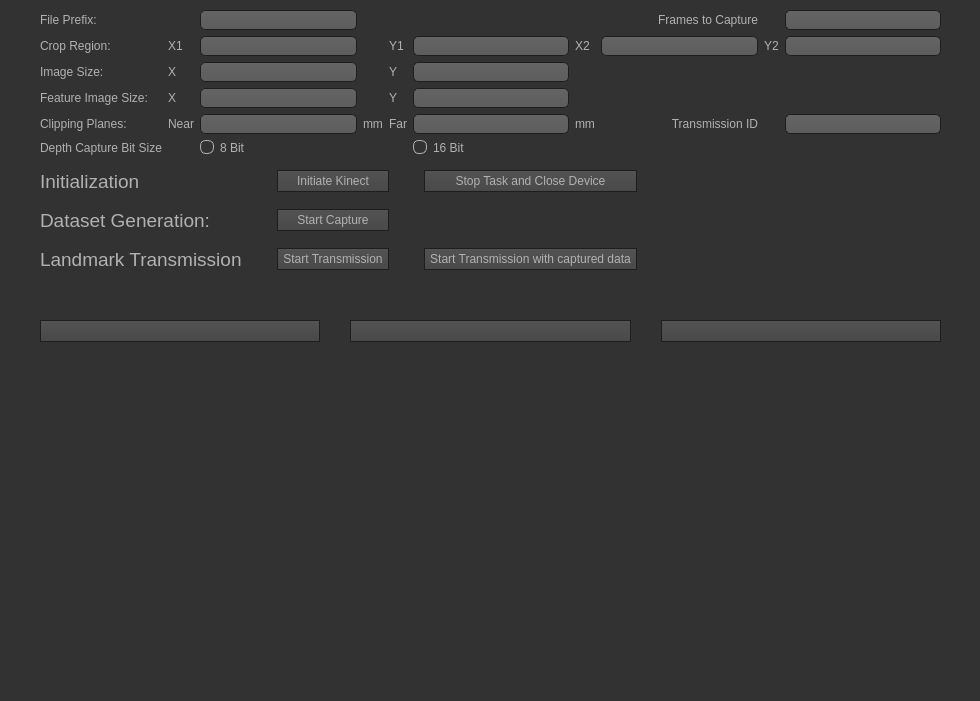
 <widget class="QDialog" name="RGBDCaptureForGANWindow">
  <property name="geometry">
   <rect>
    <x>0</x>
    <y>0</y>
    <width>980</width>
    <height>701</height>
   </rect>
  </property>
  <property name="windowTitle">
   <string>Network Settings</string>
  </property>
  <property name="styleSheet">
   <string notr="true">QToolTip
{
     border: 1px solid black;
     background-color: #ffa02f;
     padding: 1px;
     border-radius: 3px;
     opacity: 100;
}

QWidget
{
    color: #b1b1b1;
    background-color: #323232;
}

QWidget:item:hover
{
    background-color: QLinearGradient( x1: 0, y1: 0, x2: 0, y2: 1, stop: 0 #ffa02f, stop: 1 #ca0619);
    color: #000000;
}

QWidget:item:selected
{
    background-color: QLinearGradient( x1: 0, y1: 0, x2: 0, y2: 1, stop: 0 #ffa02f, stop: 1 #d7801a);
}

QMenuBar::item
{
    background: transparent;
}

QMenuBar::item:selected
{
    background: transparent;
    border: 1px solid #ffaa00;
}

QMenuBar::item:pressed
{
    background: #444;
    border: 1px solid #000;
    background-color: QLinearGradient(
        x1:0, y1:0,
        x2:0, y2:1,
        stop:1 #212121,
        stop:0.4 #343434/*,
        stop:0.2 #343434,
        stop:0.1 #ffaa00*/
    );
    margin-bottom:-1px;
    padding-bottom:1px;
}

QMenu
{
    border: 1px solid #000;
}

QMenu::item
{
    padding: 2px 20px 2px 20px;
}

QMenu::item:selected
{
    color: #000000;
}

QWidget:disabled
{
    color: #b1b1b1;
    background-color: #323232;
}

QAbstractItemView
{
    background-color: QLinearGradient( x1: 0, y1: 0, x2: 0, y2: 1, stop: 0 #4d4d4d, stop: 0.1 #646464, stop: 1 #5d5d5d);
}

QWidget:focus
{
    /*border: 2px solid QLinearGradient( x1: 0, y1: 0, x2: 0, y2: 1, stop: 0 #ffa02f, stop: 1 #d7801a);*/
}

QLineEdit
{
    background-color: QLinearGradient( x1: 0, y1: 0, x2: 0, y2: 1, stop: 0 #4d4d4d, stop: 0 #646464, stop: 1 #5d5d5d);
    padding: 1px;
    border-style: solid;
    border: 1px solid #1e1e1e;
    border-radius: 5;
}

QPushButton
{
    color: #b1b1b1;
    background-color: QLinearGradient( x1: 0, y1: 0, x2: 0, y2: 1, stop: 0 #565656, stop: 0.1 #525252, stop: 0.5 #4e4e4e, stop: 0.9 #4a4a4a, stop: 1 #464646);
    border-width: 1px;
    border-color: #1e1e1e;
    border-style: solid;
    border-radius: 0;
    padding: 3px;
    font-size: 12px;
    padding-left: 5px;
    padding-right: 5px;
}

QPushButton:pressed
{
    background-color: QLinearGradient( x1: 0, y1: 0, x2: 0, y2: 1, stop: 0 #2d2d2d, stop: 0.1 #2b2b2b, stop: 0.5 #292929, stop: 0.9 #282828, stop: 1 #252525);
}

QComboBox
{
    selection-background-color: #ffaa00;
    background-color: QLinearGradient( x1: 0, y1: 0, x2: 0, y2: 1, stop: 0 #565656, stop: 0.1 #525252, stop: 0.5 #4e4e4e, stop: 0.9 #4a4a4a, stop: 1 #464646);
    border-style: solid;
    border: 1px solid #1e1e1e;
    border-radius: 5;
}

QComboBox:hover,QPushButton:hover
{
    border: 2px solid QLinearGradient( x1: 0, y1: 0, x2: 0, y2: 1, stop: 0 #ffa02f, stop: 1 #d7801a);
}


QComboBox:on
{
    padding-top: 3px;
    padding-left: 4px;
    background-color: QLinearGradient( x1: 0, y1: 0, x2: 0, y2: 1, stop: 0 #2d2d2d, stop: 0.1 #2b2b2b, stop: 0.5 #292929, stop: 0.9 #282828, stop: 1 #252525);
    selection-background-color: #ffaa00;
}

QComboBox QAbstractItemView
{
    border: 2px solid darkgray;
    selection-background-color: QLinearGradient( x1: 0, y1: 0, x2: 0, y2: 1, stop: 0 #ffa02f, stop: 1 #d7801a);
}

QComboBox::drop-down
{
     subcontrol-origin: padding;
     subcontrol-position: top right;
     width: 15px;

     border-left-width: 0px;
     border-left-color: darkgray;
     border-left-style: solid; /* just a single line */
     border-top-right-radius: 3px; /* same radius as the QComboBox */
     border-bottom-right-radius: 3px;
 }

QComboBox::down-arrow
{
     image: url(:/down_arrow.png);
}

QGroupBox:focus
{
border: 2px solid QLinearGradient( x1: 0, y1: 0, x2: 0, y2: 1, stop: 0 #ffa02f, stop: 1 #d7801a);
}

QTextEdit:focus
{
    border: 2px solid QLinearGradient( x1: 0, y1: 0, x2: 0, y2: 1, stop: 0 #ffa02f, stop: 1 #d7801a);
}

QScrollBar:horizontal {
     border: 1px solid #222222;
     background: QLinearGradient( x1: 0, y1: 0, x2: 0, y2: 1, stop: 0.0 #121212, stop: 0.2 #282828, stop: 1 #484848);
     height: 7px;
     margin: 0px 16px 0 16px;
}

QScrollBar::handle:horizontal
{
      background: QLinearGradient( x1: 0, y1: 0, x2: 1, y2: 0, stop: 0 #ffa02f, stop: 0.5 #d7801a, stop: 1 #ffa02f);
      min-height: 20px;
      border-radius: 2px;
}

QScrollBar::add-line:horizontal {
      border: 1px solid #1b1b19;
      border-radius: 2px;
      background: QLinearGradient( x1: 0, y1: 0, x2: 1, y2: 0, stop: 0 #ffa02f, stop: 1 #d7801a);
      width: 14px;
      subcontrol-position: right;
      subcontrol-origin: margin;
}

QScrollBar::sub-line:horizontal {
      border: 1px solid #1b1b19;
      border-radius: 2px;
      background: QLinearGradient( x1: 0, y1: 0, x2: 1, y2: 0, stop: 0 #ffa02f, stop: 1 #d7801a);
      width: 14px;
     subcontrol-position: left;
     subcontrol-origin: margin;
}

QScrollBar::right-arrow:horizontal, QScrollBar::left-arrow:horizontal
{
      border: 1px solid black;
      width: 1px;
      height: 1px;
      background: white;
}

QScrollBar::add-page:horizontal, QScrollBar::sub-page:horizontal
{
      background: none;
}

QScrollBar:vertical
{
      background: QLinearGradient( x1: 0, y1: 0, x2: 1, y2: 0, stop: 0.0 #121212, stop: 0.2 #282828, stop: 1 #484848);
      width: 7px;
      margin: 16px 0 16px 0;
      border: 1px solid #222222;
}

QScrollBar::handle:vertical
{
      background: QLinearGradient( x1: 0, y1: 0, x2: 0, y2: 1, stop: 0 #ffa02f, stop: 0.5 #d7801a, stop: 1 #ffa02f);
      min-height: 20px;
      border-radius: 2px;
}

QScrollBar::add-line:vertical
{
      border: 1px solid #1b1b19;
      border-radius: 2px;
      background: QLinearGradient( x1: 0, y1: 0, x2: 0, y2: 1, stop: 0 #ffa02f, stop: 1 #d7801a);
      height: 14px;
      subcontrol-position: bottom;
      subcontrol-origin: margin;
}

QScrollBar::sub-line:vertical
{
      border: 1px solid #1b1b19;
      border-radius: 2px;
      background: QLinearGradient( x1: 0, y1: 0, x2: 0, y2: 1, stop: 0 #d7801a, stop: 1 #ffa02f);
      height: 14px;
      subcontrol-position: top;
      subcontrol-origin: margin;
}

QScrollBar::up-arrow:vertical, QScrollBar::down-arrow:vertical
{
      border: 1px solid black;
      width: 1px;
      height: 1px;
      background: white;
}


QScrollBar::add-page:vertical, QScrollBar::sub-page:vertical
{
      background: none;
}

QTextEdit
{
    background-color: #242424;
}

QPlainTextEdit
{
    background-color: #242424;
}

QHeaderView::section
{
    background-color: QLinearGradient(x1:0, y1:0, x2:0, y2:1, stop:0 #616161, stop: 0.5 #505050, stop: 0.6 #434343, stop:1 #656565);
    color: white;
    padding-left: 4px;
    border: 1px solid #6c6c6c;
}

QCheckBox:disabled
{
color: #414141;
}

QDockWidget::title
{
    text-align: center;
    spacing: 3px; /* spacing between items in the tool bar */
    background-color: QLinearGradient(x1:0, y1:0, x2:0, y2:1, stop:0 #323232, stop: 0.5 #242424, stop:1 #323232);
}

QDockWidget::close-button, QDockWidget::float-button
{
    text-align: center;
    spacing: 1px; /* spacing between items in the tool bar */
    background-color: QLinearGradient(x1:0, y1:0, x2:0, y2:1, stop:0 #323232, stop: 0.5 #242424, stop:1 #323232);
}

QDockWidget::close-button:hover, QDockWidget::float-button:hover
{
    background: #242424;
}

QDockWidget::close-button:pressed, QDockWidget::float-button:pressed
{
    padding: 1px -1px -1px 1px;
}

QMainWindow::separator
{
    background-color: QLinearGradient(x1:0, y1:0, x2:0, y2:1, stop:0 #161616, stop: 0.5 #151515, stop: 0.6 #212121, stop:1 #343434);
    color: white;
    padding-left: 4px;
    border: 1px solid #4c4c4c;
    spacing: 3px; /* spacing between items in the tool bar */
}

QMainWindow::separator:hover
{

    background-color: QLinearGradient(x1:0, y1:0, x2:0, y2:1, stop:0 #d7801a, stop:0.5 #b56c17 stop:1 #ffa02f);
    color: white;
    padding-left: 4px;
    border: 1px solid #6c6c6c;
    spacing: 3px; /* spacing between items in the tool bar */
}

QToolBar::handle
{
     spacing: 3px; /* spacing between items in the tool bar */
     background: url(:/images/handle.png);
}

QMenu::separator
{
    height: 2px;
    background-color: QLinearGradient(x1:0, y1:0, x2:0, y2:1, stop:0 #161616, stop: 0.5 #151515, stop: 0.6 #212121, stop:1 #343434);
    color: white;
    padding-left: 4px;
    margin-left: 10px;
    margin-right: 5px;
}

QProgressBar
{
    border: 2px solid grey;
    border-radius: 5px;
    text-align: center;
}

QProgressBar::chunk
{
    background-color: #d7801a;
    width: 2.15px;
    margin: 0.5px;
}

QTabBar::tab {
    color: #b1b1b1;
    border: 1px solid #444;
    border-bottom-style: none;
    background-color: #323232;
    padding-left: 10px;
    padding-right: 10px;
    padding-top: 3px;
    padding-bottom: 2px;
    margin-right: -1px;
}

QTabWidget::pane {
    border: 1px solid #444;
    top: 1px;
}

QTabBar::tab:last
{
    margin-right: 0; /* the last selected tab has nothing to overlap with on the right */
    border-top-right-radius: 3px;
}

QTabBar::tab:first:!selected
{
 margin-left: 0px; /* the last selected tab has nothing to overlap with on the right */


    border-top-left-radius: 3px;
}

QTabBar::tab:!selected
{
    color: #b1b1b1;
    border-bottom-style: solid;
    margin-top: 3px;
    background-color: QLinearGradient(x1:0, y1:0, x2:0, y2:1, stop:1 #212121, stop:.4 #343434);
}

QTabBar::tab:selected
{
    border-top-left-radius: 3px;
    border-top-right-radius: 3px;
    margin-bottom: 0px;
}

QTabBar::tab:!selected:hover
{
    /*border-top: 2px solid #ffaa00;
    padding-bottom: 3px;*/
    border-top-left-radius: 3px;
    border-top-right-radius: 3px;
    background-color: QLinearGradient(x1:0, y1:0, x2:0, y2:1, stop:1 #212121, stop:0.4 #343434, stop:0.2 #343434, stop:0.1 #ffaa00);
}

QRadioButton::indicator:checked, QRadioButton::indicator:unchecked{
    color: #b1b1b1;
    background-color: #323232;
    border: 1px solid #b1b1b1;
    border-radius: 6px;
}

QRadioButton::indicator:checked
{
    background-color: qradialgradient(
        cx: 0.5, cy: 0.5,
        fx: 0.5, fy: 0.5,
        radius: 1.0,
        stop: 0.25 #ffaa00,
        stop: 0.3 #323232
    );
}

QCheckBox::indicator{
    color: #b1b1b1;
    background-color: #323232;
    border: 1px solid #b1b1b1;
    width: 9px;
    height: 9px;
}

QLabel{
	background: transparent;
}

QRadioButton::indicator
{
    border-radius: 6px;
}

QRadioButton::indicator:hover, QCheckBox::indicator:hover
{
    border: 1px solid #ffaa00;
}

QCheckBox::indicator:checked
{
    image:url(:/images/checkbox.png);
}

QCheckBox::indicator:disabled, QRadioButton::indicator:disabled
{
    border: 1px solid #444;
}</string>
  </property>
  <widget class="QWidget" name="gridLayoutWidget">
   <property name="geometry">
    <rect>
     <x>40</x>
     <y>170</y>
     <width>901</width>
     <height>142</height>
    </rect>
   </property>
   <layout class="QGridLayout" name="tasks">
    <property name="sizeConstraint">
     <enum>QLayout::SetFixedSize</enum>
    </property>
    <property name="horizontalSpacing">
     <number>35</number>
    </property>
    <property name="verticalSpacing">
     <number>16</number>
    </property>
    <item row="2" column="0">
     <widget class="QLabel" name="l_dataset">
      <property name="font">
       <font>
        <pointsize>14</pointsize>
       </font>
      </property>
      <property name="text">
       <string>Dataset Generation:</string>
      </property>
     </widget>
    </item>
    <item row="3" column="2">
     <widget class="QPushButton" name="btn_start_captured_transmission">
      <property name="text">
       <string>Start Transmission with captured data</string>
      </property>
      <property name="flat">
       <bool>false</bool>
      </property>
     </widget>
    </item>
    <item row="0" column="0">
     <widget class="QLabel" name="l_initialization">
      <property name="font">
       <font>
        <pointsize>14</pointsize>
       </font>
      </property>
      <property name="text">
       <string>Initialization</string>
      </property>
     </widget>
    </item>
    <item row="3" column="1">
     <widget class="QPushButton" name="btn_start_transmission">
      <property name="text">
       <string>Start Transmission</string>
      </property>
      <property name="flat">
       <bool>false</bool>
      </property>
     </widget>
    </item>
    <item row="3" column="0">
     <widget class="QLabel" name="l_landmark">
      <property name="font">
       <font>
        <pointsize>14</pointsize>
       </font>
      </property>
      <property name="text">
       <string>Landmark Transmission</string>
      </property>
     </widget>
    </item>
    <item row="0" column="1">
     <widget class="QPushButton" name="btn_initiate_kinect">
      <property name="font">
       <font>
        <pointsize>-1</pointsize>
       </font>
      </property>
      <property name="text">
       <string>Initiate Kinect</string>
      </property>
     </widget>
    </item>
    <item row="2" column="1">
     <widget class="QPushButton" name="btn_start_capture">
      <property name="text">
       <string>Start Capture</string>
      </property>
      <property name="flat">
       <bool>false</bool>
      </property>
     </widget>
    </item>
    <item row="0" column="2">
     <widget class="QPushButton" name="btn_stop">
      <property name="text">
       <string>Stop Task and Close Device</string>
      </property>
      <property name="flat">
       <bool>false</bool>
      </property>
     </widget>
    </item>
   </layout>
  </widget>
  <widget class="QWidget" name="gridLayoutWidget_2">
   <property name="geometry">
    <rect>
     <x>40</x>
     <y>320</y>
     <width>901</width>
     <height>331</height>
    </rect>
   </property>
   <layout class="QGridLayout" name="visualization">
    <property name="horizontalSpacing">
     <number>30</number>
    </property>
    <property name="verticalSpacing">
     <number>10</number>
    </property>
    <item row="0" column="0">
     <widget class="QPushButton" name="cb_visualizeColor">
      <property name="text">
       <string/>
      </property>
      <property name="checkable">
       <bool>true</bool>
      </property>
      <property name="checked">
       <bool>true</bool>
      </property>
     </widget>
    </item>
    <item row="1" column="2">
     <widget class="QLabel" name="feature_image">
      <property name="text">
       <string/>
      </property>
     </widget>
    </item>
    <item row="1" column="1">
     <widget class="QLabel" name="depth_image">
      <property name="text">
       <string/>
      </property>
     </widget>
    </item>
    <item row="0" column="1">
     <widget class="QPushButton" name="cb_visualizeDepth">
      <property name="text">
       <string/>
      </property>
      <property name="checkable">
       <bool>true</bool>
      </property>
      <property name="checked">
       <bool>true</bool>
      </property>
     </widget>
    </item>
    <item row="0" column="2">
     <widget class="QPushButton" name="cb_visualizeLandmarks">
      <property name="text">
       <string/>
      </property>
      <property name="checkable">
       <bool>true</bool>
      </property>
      <property name="checked">
       <bool>true</bool>
      </property>
     </widget>
    </item>
    <item row="1" column="0">
     <widget class="QLabel" name="color_Image">
      <property name="text">
       <string/>
      </property>
     </widget>
    </item>
   </layout>
  </widget>
  <widget class="QWidget" name="gridLayoutWidget_3">
   <property name="geometry">
    <rect>
     <x>40</x>
     <y>10</y>
     <width>901</width>
     <height>151</height>
    </rect>
   </property>
   <layout class="QGridLayout" name="settings">
    <item row="2" column="5">
     <widget class="QLabel" name="label_6">
      <property name="text">
       <string>Y</string>
      </property>
     </widget>
    </item>
    <item row="0" column="8">
     <widget class="QLabel" name="label_12">
      <property name="text">
       <string>Frames to Capture</string>
      </property>
      <property name="alignment">
       <set>Qt::AlignRight|Qt::AlignTrailing|Qt::AlignVCenter</set>
      </property>
     </widget>
    </item>
    <item row="1" column="2">
     <widget class="QLineEdit" name="le_crop_region_x1">
      <property name="inputMask">
       <string/>
      </property>
      <property name="text">
       <string/>
      </property>
      <property name="maxLength">
       <number>32767</number>
      </property>
     </widget>
    </item>
    <item row="1" column="0">
     <widget class="QLabel" name="label_2">
      <property name="text">
       <string>Crop Region: </string>
      </property>
     </widget>
    </item>
    <item row="4" column="10">
     <widget class="QLineEdit" name="le_transmission_id">
      <property name="text">
       <string/>
      </property>
     </widget>
    </item>
    <item row="2" column="0">
     <widget class="QLabel" name="label_3">
      <property name="text">
       <string>Image Size: </string>
      </property>
     </widget>
    </item>
    <item row="0" column="2">
     <widget class="QLineEdit" name="le_file_prefix">
      <property name="maxLength">
       <number>3</number>
      </property>
     </widget>
    </item>
    <item row="4" column="8">
     <widget class="QLabel" name="label_13">
      <property name="text">
       <string>Transmission ID</string>
      </property>
      <property name="alignment">
       <set>Qt::AlignRight|Qt::AlignTrailing|Qt::AlignVCenter</set>
      </property>
     </widget>
    </item>
    <item row="0" column="0">
     <widget class="QLabel" name="label">
      <property name="text">
       <string>File Prefix: </string>
      </property>
     </widget>
    </item>
    <item row="1" column="10">
     <widget class="QLineEdit" name="le_crop_region_y2">
      <property name="text">
       <string/>
      </property>
     </widget>
    </item>
    <item row="0" column="10">
     <widget class="QLineEdit" name="le_frames_to_capture">
      <property name="text">
       <string/>
      </property>
     </widget>
    </item>
    <item row="1" column="7">
     <widget class="QLabel" name="label_9">
      <property name="text">
       <string>X2</string>
      </property>
     </widget>
    </item>
    <item row="1" column="6">
     <widget class="QLineEdit" name="le_crop_region_y1">
      <property name="enabled">
       <bool>true</bool>
      </property>
      <property name="inputMask">
       <string/>
      </property>
      <property name="text">
       <string/>
      </property>
      <property name="maxLength">
       <number>32767</number>
      </property>
     </widget>
    </item>
    <item row="3" column="5">
     <widget class="QLabel" name="label_16">
      <property name="text">
       <string>Y</string>
      </property>
     </widget>
    </item>
    <item row="2" column="1">
     <widget class="QLabel" name="label_5">
      <property name="text">
       <string>X</string>
      </property>
     </widget>
    </item>
    <item row="2" column="2">
     <widget class="QLineEdit" name="le_image_size_x">
      <property name="inputMask">
       <string/>
      </property>
      <property name="text">
       <string/>
      </property>
     </widget>
    </item>
    <item row="3" column="2">
     <widget class="QLineEdit" name="le_feature_image_size_x">
      <property name="inputMask">
       <string/>
      </property>
      <property name="text">
       <string/>
      </property>
     </widget>
    </item>
    <item row="3" column="1">
     <widget class="QLabel" name="label_15">
      <property name="text">
       <string>X</string>
      </property>
     </widget>
    </item>
    <item row="4" column="4">
     <widget class="QLabel" name="label_10">
      <property name="text">
       <string>mm</string>
      </property>
     </widget>
    </item>
    <item row="2" column="6">
     <widget class="QLineEdit" name="le_image_size_y">
      <property name="inputMask">
       <string/>
      </property>
      <property name="text">
       <string/>
      </property>
     </widget>
    </item>
    <item row="1" column="1">
     <widget class="QLabel" name="label_7">
      <property name="text">
       <string>X1</string>
      </property>
     </widget>
    </item>
    <item row="4" column="0">
     <widget class="QLabel" name="label_4">
      <property name="text">
       <string>Clipping Planes: </string>
      </property>
     </widget>
    </item>
    <item row="1" column="8">
     <widget class="QLineEdit" name="le_crop_region_x2">
      <property name="text">
       <string/>
      </property>
     </widget>
    </item>
    <item row="4" column="2">
     <widget class="QLineEdit" name="le_clipping_near">
      <property name="inputMask">
       <string/>
      </property>
     </widget>
    </item>
    <item row="1" column="9">
     <widget class="QLabel" name="label_11">
      <property name="text">
       <string>Y2</string>
      </property>
     </widget>
    </item>
    <item row="3" column="0">
     <widget class="QLabel" name="label_14">
      <property name="text">
       <string>Feature Image Size: </string>
      </property>
     </widget>
    </item>
    <item row="3" column="6">
     <widget class="QLineEdit" name="le_feature_image_size_y">
      <property name="inputMask">
       <string/>
      </property>
      <property name="text">
       <string/>
      </property>
     </widget>
    </item>
    <item row="1" column="5">
     <widget class="QLabel" name="label_8">
      <property name="text">
       <string>Y1</string>
      </property>
     </widget>
    </item>
    <item row="5" column="0">
     <widget class="QLabel" name="label_17">
      <property name="text">
       <string>Depth Capture Bit Size</string>
      </property>
     </widget>
    </item>
    <item row="5" column="2">
     <widget class="QRadioButton" name="rb_8BitDepthSize">
      <property name="text">
       <string>8 Bit</string>
      </property>
      <property name="checked">
       <bool>true</bool>
      </property>
     </widget>
    </item>
    <item row="5" column="6">
     <widget class="QRadioButton" name="rb_16BitDepthSize">
      <property name="text">
       <string>16 Bit</string>
      </property>
     </widget>
    </item>
    <item row="4" column="1">
     <widget class="QLabel" name="label_18">
      <property name="text">
       <string>Near</string>
      </property>
     </widget>
    </item>
    <item row="4" column="5">
     <widget class="QLabel" name="label_19">
      <property name="text">
       <string>Far</string>
      </property>
     </widget>
    </item>
    <item row="4" column="7">
     <widget class="QLabel" name="label_20">
      <property name="text">
       <string>mm</string>
      </property>
     </widget>
    </item>
    <item row="4" column="6">
     <widget class="QLineEdit" name="le_clipping_far">
      <property name="inputMask">
       <string/>
      </property>
     </widget>
    </item>
   </layout>
  </widget>
  <widget class="QWidget" name="gridLayoutWidget_4">
   <property name="geometry">
    <rect>
     <x>40</x>
     <y>660</y>
     <width>901</width>
     <height>31</height>
    </rect>
   </property>
   <layout class="QGridLayout" name="gridLayout">
    <item row="0" column="0">
     <widget class="QLabel" name="l_message_label">
      <property name="text">
       <string/>
      </property>
     </widget>
    </item>
   </layout>
  </widget>
 </widget>
